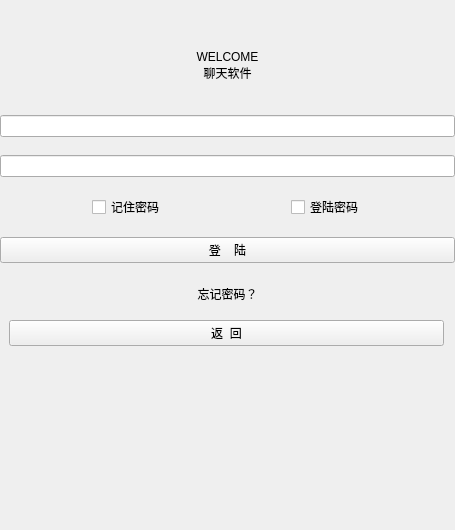
<?xml version="1.0" encoding="UTF-8"?>
<ui version="4.0">
 <class>Login</class>
 <widget class="QWidget" name="Login">
  <property name="geometry">
   <rect>
    <x>0</x>
    <y>0</y>
    <width>455</width>
    <height>530</height>
   </rect>
  </property>
  <property name="windowTitle">
   <string>Widget</string>
  </property>
  <layout class="QGridLayout" name="gridLayout">
   <property name="leftMargin">
    <number>0</number>
   </property>
   <property name="topMargin">
    <number>50</number>
   </property>
   <property name="rightMargin">
    <number>0</number>
   </property>
   <property name="bottomMargin">
    <number>0</number>
   </property>
   <property name="spacing">
    <number>0</number>
   </property>
   <item row="2" column="0">
    <widget class="QWidget" name="returnWidget" native="true">
     <property name="minimumSize">
      <size>
       <width>0</width>
       <height>0</height>
      </size>
     </property>
     <property name="maximumSize">
      <size>
       <width>16777215</width>
       <height>16777215</height>
      </size>
     </property>
     <layout class="QVBoxLayout" name="verticalLayout_3">
      <property name="spacing">
       <number>0</number>
      </property>
      <property name="leftMargin">
       <number>9</number>
      </property>
      <property name="topMargin">
       <number>0</number>
      </property>
      <item>
       <widget class="QPushButton" name="returnBtn">
        <property name="sizePolicy">
         <sizepolicy hsizetype="Preferred" vsizetype="Fixed">
          <horstretch>0</horstretch>
          <verstretch>0</verstretch>
         </sizepolicy>
        </property>
        <property name="text">
         <string>返  回</string>
        </property>
       </widget>
      </item>
      <item>
       <spacer name="verticalSpacer_2">
        <property name="orientation">
         <enum>Qt::Vertical</enum>
        </property>
        <property name="sizeHint" stdset="0">
         <size>
          <width>20</width>
          <height>40</height>
         </size>
        </property>
       </spacer>
      </item>
     </layout>
    </widget>
   </item>
   <item row="1" column="0">
    <widget class="QStackedWidget" name="stackedWidget">
     <property name="minimumSize">
      <size>
       <width>0</width>
       <height>0</height>
      </size>
     </property>
     <property name="maximumSize">
      <size>
       <width>16777215</width>
       <height>16777215</height>
      </size>
     </property>
     <property name="currentIndex">
      <number>0</number>
     </property>
     <widget class="QWidget" name="page">
      <layout class="QGridLayout" name="gridLayout_2">
       <property name="leftMargin">
        <number>0</number>
       </property>
       <property name="topMargin">
        <number>20</number>
       </property>
       <property name="rightMargin">
        <number>0</number>
       </property>
       <property name="bottomMargin">
        <number>0</number>
       </property>
       <property name="horizontalSpacing">
        <number>0</number>
       </property>
       <property name="verticalSpacing">
        <number>5</number>
       </property>
       <item row="4" column="0">
        <widget class="QPushButton" name="loginBtn">
         <property name="sizePolicy">
          <sizepolicy hsizetype="Minimum" vsizetype="Fixed">
           <horstretch>0</horstretch>
           <verstretch>0</verstretch>
          </sizepolicy>
         </property>
         <property name="maximumSize">
          <size>
           <width>16777215</width>
           <height>16777215</height>
          </size>
         </property>
         <property name="layoutDirection">
          <enum>Qt::LeftToRight</enum>
         </property>
         <property name="text">
          <string>登    陆</string>
         </property>
        </widget>
       </item>
       <item row="3" column="0">
        <layout class="QHBoxLayout" name="horizontalLayout_3">
         <property name="spacing">
          <number>0</number>
         </property>
         <property name="leftMargin">
          <number>6</number>
         </property>
         <property name="rightMargin">
          <number>5</number>
         </property>
         <item>
          <widget class="QCheckBox" name="checkBox">
           <property name="sizePolicy">
            <sizepolicy hsizetype="Fixed" vsizetype="Fixed">
             <horstretch>0</horstretch>
             <verstretch>0</verstretch>
            </sizepolicy>
           </property>
           <property name="text">
            <string>记住密码</string>
           </property>
          </widget>
         </item>
         <item>
          <spacer name="horizontalSpacer">
           <property name="orientation">
            <enum>Qt::Horizontal</enum>
           </property>
           <property name="sizeType">
            <enum>QSizePolicy::Preferred</enum>
           </property>
           <property name="sizeHint" stdset="0">
            <size>
             <width>40</width>
             <height>20</height>
            </size>
           </property>
          </spacer>
         </item>
         <item>
          <widget class="QCheckBox" name="checkBox_2">
           <property name="sizePolicy">
            <sizepolicy hsizetype="Fixed" vsizetype="Fixed">
             <horstretch>0</horstretch>
             <verstretch>0</verstretch>
            </sizepolicy>
           </property>
           <property name="text">
            <string>登陆密码</string>
           </property>
          </widget>
         </item>
        </layout>
       </item>
       <item row="5" column="0">
        <widget class="QPushButton" name="forgotPwdBtn">
         <property name="text">
          <string>忘记密码？</string>
         </property>
         <property name="flat">
          <bool>true</bool>
         </property>
        </widget>
       </item>
       <item row="2" column="0">
        <widget class="LineEditWithButton" name="userLe">
         <property name="enabled">
          <bool>true</bool>
         </property>
         <property name="sizePolicy">
          <sizepolicy hsizetype="Preferred" vsizetype="Fixed">
           <horstretch>0</horstretch>
           <verstretch>0</verstretch>
          </sizepolicy>
         </property>
         <property name="minimumSize">
          <size>
           <width>0</width>
           <height>0</height>
          </size>
         </property>
         <property name="maximumSize">
          <size>
           <width>16777215</width>
           <height>16777215</height>
          </size>
         </property>
         <property name="echoMode">
          <enum>QLineEdit::Password</enum>
         </property>
        </widget>
       </item>
       <item row="1" column="0">
        <widget class="LineEditWithButton" name="pwdLe">
         <property name="sizePolicy">
          <sizepolicy hsizetype="Preferred" vsizetype="Fixed">
           <horstretch>0</horstretch>
           <verstretch>0</verstretch>
          </sizepolicy>
         </property>
         <property name="minimumSize">
          <size>
           <width>0</width>
           <height>0</height>
          </size>
         </property>
         <property name="maximumSize">
          <size>
           <width>16777215</width>
           <height>16777215</height>
          </size>
         </property>
         <property name="layoutDirection">
          <enum>Qt::LeftToRight</enum>
         </property>
         <property name="alignment">
          <set>Qt::AlignLeading|Qt::AlignLeft|Qt::AlignVCenter</set>
         </property>
        </widget>
       </item>
      </layout>
     </widget>
     <widget class="QWidget" name="page_2">
      <layout class="QGridLayout" name="gridLayout_3">
       <property name="topMargin">
        <number>35</number>
       </property>
       <item row="8" column="0">
        <spacer name="verticalSpacer_5">
         <property name="orientation">
          <enum>Qt::Vertical</enum>
         </property>
         <property name="sizeHint" stdset="0">
          <size>
           <width>20</width>
           <height>40</height>
          </size>
         </property>
        </spacer>
       </item>
       <item row="1" column="0">
        <layout class="QHBoxLayout" name="horizontalLayout">
         <property name="topMargin">
          <number>10</number>
         </property>
         <item>
          <widget class="QLineEdit" name="accountLe">
           <property name="sizePolicy">
            <sizepolicy hsizetype="Preferred" vsizetype="Fixed">
             <horstretch>0</horstretch>
             <verstretch>0</verstretch>
            </sizepolicy>
           </property>
           <property name="font">
            <font>
             <pointsize>9</pointsize>
            </font>
           </property>
           <property name="acceptDrops">
            <bool>true</bool>
           </property>
           <property name="placeholderText">
            <string>请输入你的账号</string>
           </property>
          </widget>
         </item>
        </layout>
       </item>
       <item row="0" column="0">
        <widget class="QLabel" name="title">
         <property name="text">
          <string>忘记密码</string>
         </property>
         <property name="alignment">
          <set>Qt::AlignCenter</set>
         </property>
        </widget>
       </item>
       <item row="7" column="0">
        <widget class="QLabel" name="tip">
         <property name="text">
          <string>对不起，您输入的账号不存在！</string>
         </property>
         <property name="alignment">
          <set>Qt::AlignCenter</set>
         </property>
        </widget>
       </item>
       <item row="4" column="0">
        <layout class="QHBoxLayout" name="horizontalLayout_2">
         <property name="leftMargin">
          <number>0</number>
         </property>
         <property name="rightMargin">
          <number>7</number>
         </property>
         <item>
          <spacer name="horizontalSpacer_2">
           <property name="orientation">
            <enum>Qt::Horizontal</enum>
           </property>
           <property name="sizeHint" stdset="0">
            <size>
             <width>40</width>
             <height>20</height>
            </size>
           </property>
          </spacer>
         </item>
         <item>
          <widget class="QPushButton" name="accuntNextBtn">
           <property name="text">
            <string>下一步</string>
           </property>
          </widget>
         </item>
        </layout>
       </item>
       <item row="6" column="0">
        <spacer name="verticalSpacer_6">
         <property name="orientation">
          <enum>Qt::Vertical</enum>
         </property>
         <property name="sizeType">
          <enum>QSizePolicy::Fixed</enum>
         </property>
         <property name="sizeHint" stdset="0">
          <size>
           <width>20</width>
           <height>40</height>
          </size>
         </property>
        </spacer>
       </item>
      </layout>
     </widget>
     <widget class="QWidget" name="page_3">
      <layout class="QGridLayout" name="gridLayout_4">
       <property name="leftMargin">
        <number>9</number>
       </property>
       <property name="topMargin">
        <number>35</number>
       </property>
       <property name="rightMargin">
        <number>9</number>
       </property>
       <item row="1" column="0">
        <layout class="QHBoxLayout" name="horizontalLayout_5">
         <property name="topMargin">
          <number>10</number>
         </property>
         <item>
          <widget class="QLineEdit" name="emailLe">
           <property name="sizePolicy">
            <sizepolicy hsizetype="Preferred" vsizetype="Fixed">
             <horstretch>0</horstretch>
             <verstretch>0</verstretch>
            </sizepolicy>
           </property>
           <property name="font">
            <font>
             <pointsize>9</pointsize>
            </font>
           </property>
           <property name="placeholderText">
            <string>请输入你绑定的邮箱</string>
           </property>
          </widget>
         </item>
        </layout>
       </item>
       <item row="3" column="0">
        <layout class="QHBoxLayout" name="horizontalLayout_4">
         <property name="leftMargin">
          <number>50</number>
         </property>
         <property name="rightMargin">
          <number>50</number>
         </property>
         <item>
          <widget class="QPushButton" name="emailPrevBtn">
           <property name="sizePolicy">
            <sizepolicy hsizetype="Fixed" vsizetype="Fixed">
             <horstretch>0</horstretch>
             <verstretch>0</verstretch>
            </sizepolicy>
           </property>
           <property name="text">
            <string>上一步</string>
           </property>
          </widget>
         </item>
         <item>
          <spacer name="horizontalSpacer_3">
           <property name="orientation">
            <enum>Qt::Horizontal</enum>
           </property>
           <property name="sizeHint" stdset="0">
            <size>
             <width>40</width>
             <height>20</height>
            </size>
           </property>
          </spacer>
         </item>
         <item>
          <widget class="QPushButton" name="emailNextBtn">
           <property name="sizePolicy">
            <sizepolicy hsizetype="Fixed" vsizetype="Fixed">
             <horstretch>0</horstretch>
             <verstretch>0</verstretch>
            </sizepolicy>
           </property>
           <property name="text">
            <string>下一步</string>
           </property>
          </widget>
         </item>
        </layout>
       </item>
       <item row="0" column="0">
        <widget class="QLabel" name="title_2">
         <property name="text">
          <string>忘记密码</string>
         </property>
         <property name="alignment">
          <set>Qt::AlignCenter</set>
         </property>
        </widget>
       </item>
       <item row="5" column="0">
        <widget class="QLabel" name="tip_2">
         <property name="text">
          <string>对不起，您输入的邮箱有误！</string>
         </property>
         <property name="alignment">
          <set>Qt::AlignCenter</set>
         </property>
        </widget>
       </item>
       <item row="6" column="0">
        <spacer name="verticalSpacer_3">
         <property name="orientation">
          <enum>Qt::Vertical</enum>
         </property>
         <property name="sizeHint" stdset="0">
          <size>
           <width>20</width>
           <height>40</height>
          </size>
         </property>
        </spacer>
       </item>
       <item row="4" column="0">
        <spacer name="verticalSpacer_4">
         <property name="orientation">
          <enum>Qt::Vertical</enum>
         </property>
         <property name="sizeType">
          <enum>QSizePolicy::Fixed</enum>
         </property>
         <property name="sizeHint" stdset="0">
          <size>
           <width>20</width>
           <height>40</height>
          </size>
         </property>
        </spacer>
       </item>
      </layout>
     </widget>
     <widget class="QWidget" name="page_4">
      <layout class="QGridLayout" name="gridLayout_5">
       <property name="topMargin">
        <number>35</number>
       </property>
       <item row="0" column="0">
        <widget class="QLabel" name="title_3">
         <property name="maximumSize">
          <size>
           <width>16777215</width>
           <height>100</height>
          </size>
         </property>
         <property name="text">
          <string>忘记密码</string>
         </property>
         <property name="alignment">
          <set>Qt::AlignCenter</set>
         </property>
        </widget>
       </item>
       <item row="1" column="0">
        <layout class="QVBoxLayout" name="verticalLayout_2">
         <property name="topMargin">
          <number>10</number>
         </property>
         <item>
          <spacer name="verticalSpacer_7">
           <property name="orientation">
            <enum>Qt::Vertical</enum>
           </property>
           <property name="sizeType">
            <enum>QSizePolicy::Fixed</enum>
           </property>
           <property name="sizeHint" stdset="0">
            <size>
             <width>20</width>
             <height>40</height>
            </size>
           </property>
          </spacer>
         </item>
         <item>
          <widget class="QLabel" name="tip_4">
           <property name="sizePolicy">
            <sizepolicy hsizetype="Preferred" vsizetype="Fixed">
             <horstretch>0</horstretch>
             <verstretch>0</verstretch>
            </sizepolicy>
           </property>
           <property name="font">
            <font>
             <pointsize>9</pointsize>
            </font>
           </property>
           <property name="text">
            <string>密码已发至你的邮箱</string>
           </property>
           <property name="alignment">
            <set>Qt::AlignCenter</set>
           </property>
          </widget>
         </item>
         <item>
          <widget class="QLabel" name="tip_3">
           <property name="sizePolicy">
            <sizepolicy hsizetype="Preferred" vsizetype="Fixed">
             <horstretch>0</horstretch>
             <verstretch>0</verstretch>
            </sizepolicy>
           </property>
           <property name="text">
            <string>请登陆邮箱查收</string>
           </property>
           <property name="alignment">
            <set>Qt::AlignCenter</set>
           </property>
          </widget>
         </item>
         <item>
          <spacer name="verticalSpacer">
           <property name="orientation">
            <enum>Qt::Vertical</enum>
           </property>
           <property name="sizeHint" stdset="0">
            <size>
             <width>20</width>
             <height>40</height>
            </size>
           </property>
          </spacer>
         </item>
        </layout>
       </item>
      </layout>
     </widget>
    </widget>
   </item>
   <item row="0" column="0">
    <widget class="QWidget" name="logo" native="true">
     <property name="minimumSize">
      <size>
       <width>0</width>
       <height>0</height>
      </size>
     </property>
     <property name="maximumSize">
      <size>
       <width>16777215</width>
       <height>16777215</height>
      </size>
     </property>
     <property name="font">
      <font>
       <pointsize>9</pointsize>
      </font>
     </property>
     <layout class="QVBoxLayout" name="verticalLayout">
      <property name="leftMargin">
       <number>0</number>
      </property>
      <property name="topMargin">
       <number>0</number>
      </property>
      <property name="rightMargin">
       <number>0</number>
      </property>
      <property name="bottomMargin">
       <number>0</number>
      </property>
      <item>
       <widget class="QLabel" name="titleLoge">
        <property name="sizePolicy">
         <sizepolicy hsizetype="Preferred" vsizetype="Fixed">
          <horstretch>0</horstretch>
          <verstretch>0</verstretch>
         </sizepolicy>
        </property>
        <property name="text">
         <string>WELCOME
聊天软件</string>
        </property>
        <property name="alignment">
         <set>Qt::AlignCenter</set>
        </property>
       </widget>
      </item>
     </layout>
    </widget>
   </item>
  </layout>
 </widget>
 <layoutdefault spacing="6" margin="11"/>
 <customwidgets>
  <customwidget>
   <class>LineEditWithButton</class>
   <extends>QLineEdit</extends>
   <header location="global">Comment/LineEditWithButton.h</header>
  </customwidget>
 </customwidgets>
 <resources/>
 <connections/>
</ui>
